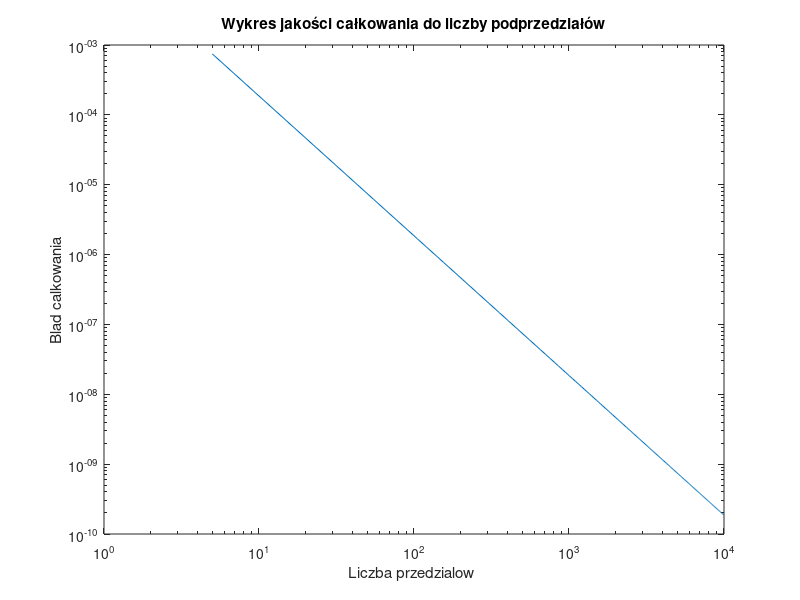

The MATLAB source for this figure:
function [integration_error, Nt, ft_5, integral_1000] = zadanie1()
    % Numeryczne całkowanie metodą prostokątów.
    % Nt - wektor zawierający liczby podprzedziałów całkowania
    % integration_error - integration_error(1,i) zawiera błąd całkowania wyznaczony
    %   dla liczby podprzedziałów równej Nt(i). Zakładając, że obliczona wartość całki
    %   dla Nt(i) liczby podprzedziałów całkowania wyniosła integration_result,
    %   to integration_error(1,i) = abs(integration_result - reference_value),
    %   gdzie reference_value jest wartością referencyjną całki.
    % ft_5 - gęstość funkcji prawdopodobieństwa dla n=5
    % integral_1000 - całka od 0 do 5 funkcji gęstości prawdopodobieństwa
    %   dla 1000 podprzedziałów całkowania

    reference_value = 0.0473612919396179; % wartość referencyjna całki

    Nt = 5:50:10^4;
    integration_error = zeros(1, length(Nt));

    ft_5 = f(5);
    integral_1000 = rect_method(@f, 1000);

    for i = 1:length(Nt)
        N = Nt(i);
        integration_result = rect_method(@f, N);
        integration_error(i) = abs(integration_result - reference_value);
    end

    figure();

    loglog(Nt,integration_error);
    title("Wykres jakości całkowania do liczby podprzedziałów");
    xlabel("Liczba przedzialow ");
    ylabel("Blad calkowania");
end

function integral = rect_method(function_, N)
    a = 0;
    b = 5;
    
    delta_x = (b - a) / N;
    
    integral = 0;

    for i = 1:N
        xi = a + (i - 1) * delta_x;
        xip1 = a + i * delta_x;
        integral = integral + function_(0.5 * (xi + xip1)) * delta_x;
    end

end

function y = f(t)
    sigma = 3;
    
    mi = 10;
    y = 1 / (sigma * sqrt(2 * pi)) * exp(-(t-mi)^2 / (2 * sigma^2));
end